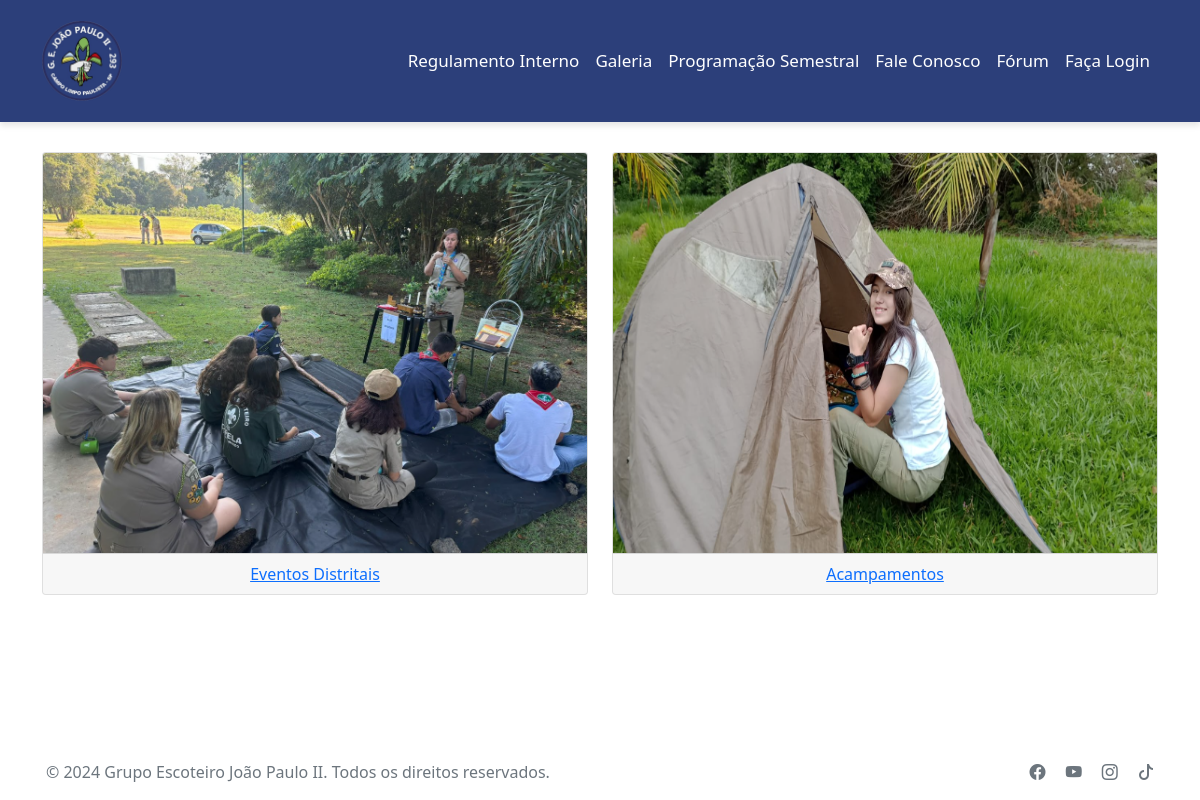
/backend/galeria/index.php, run on the app's committed database.
### tables this page shows
CREATE TABLE `categories` (
  `id` int(11) NOT NULL,
  `name` varchar(255) NOT NULL,
  `cover_image` varchar(255) NOT NULL
);

### backend/galeria/index.php (the view, shortened to what this page needs)
<?php
$pdo = new PDO('mysql:host=localhost;dbname=jpii', 'root', '');
$stmt = $pdo->query("SELECT * FROM categories");
$categories = $stmt->fetchAll(PDO::FETCH_ASSOC);
$logged = false;
?>
<!DOCTYPE html>
<html lang="pt-br">
<head>
    <link rel="stylesheet" href="../../frontend/public/css/teste.css">
    <link href="https://cdn.jsdelivr.net/npm/bootstrap@5.0.2/dist/css/bootstrap.min.css" rel="stylesheet">
    <link rel="stylesheet" href="https://cdn.jsdelivr.net/npm/bootstrap-icons@1.10.3/font/bootstrap-icons.css">
</head>
<body>
<nav class="navbar navbar-expand-lg py-3 fixed-top custom-navbar">
    <div class="container">
      <a class="navbar-brand" href="../../frontend/principal/index.php">
        <img src="../../frontend/public/imagens/recursos/logo.png " height="80rem" width="80rem" alt="Logo" height="40">
      </a>
      <div class="collapse navbar-collapse justify-content-end" id="navbarNav">
        <ul class="navbar-nav">
          <li class="nav-item">
          <a class="nav-link active" aria-current="page" target="blank" href="../../frontend/public/docs/POR_2013_19_V2.pdf">Regulamento Interno</a>
          </li>
          <li class="nav-item">
            <a class="nav-link" href="../../backend/galeria/index.php">Galeria</a>
          </li>
          <li class="nav-item">
            <a class="nav-link" href="../../backend/Evento/index.php">Programação Semestral</a>
          </li>
          <li class="nav-item">
            <a class="nav-link" href="../../backend/mailer/fale.php">Fale Conosco</a>
          </li>
          <li class="nav-item">
            <a class="nav-link" href="../../backend/forum/main.php">Fórum</a>
          </li>
          <?php
          if($logged){
            if($_SESSION['tipo']>=1){
              echo '<li class="nav-item">
                <a class="nav-link" href="../../backend/loja/loja.php">Loja</a>
              </li>';
            }
            if($_SESSION['tipo']==2){
              echo '<li class="nav-item">
                <a class="nav-link" href="../../backend/adm/index_mod.php">MOD</a>
              </li>';
            }
            if($_SESSION['tipo']==3){
              echo '<li class="nav-item">
                <a class="nav-link" href="../../backend/adm/index_adm.php">ADM</a>
              </li>';
            }
            echo '<li class="nav-item">
            <a class="nav-link" href="../../frontend/principal/user.php?id='.$_SESSION["userid"].'">'.$_SESSION["nome"].'</a>
                <li class="nav-item">
            <a class="nav-link" href="../../backend/notificacoes/index.php"><img src="../../frontend/public/imagens/recursos/sino.png" width="20px"></a>
              </li>';
          }
          else{
            echo '<li class="nav-item">
                <a class="nav-link" href="../../backend/login/login.php">Faça Login</a>
              </li>';
          }
            ?>
        </ul>
      </div>
    </div>
  </nav><br>
    <br><div class="content"><br>
    <h1>Galeria de Imagens</h1><br>
    <div class="container">
  <div class="row">
    <?php foreach ($categories as $category): ?>
        <div class="col">
        <div class="card-deck">
  <div class="card">
    <img class="card-img-top" src="uploads/<?= htmlspecialchars($category['cover_image']) ?>" alt="Card image cap">
    <div class="card-footer">
    <a href="category_img.php?categoria=<?= htmlspecialchars($category['name']) ?>"><?= htmlspecialchars($category['name']) ?><small class="text-muted"></small></a>
    </div>
  </div>
</div>
    </div>
    <?php endforeach; ?>
  </div>
  </div>
    </div>
    <footer class="footer text-center text-lg-start d-flex fixed-bottom w-100 justify-content-between align-items-center">
    <div class="container p-3 d-flex justify-content-between w-100">
      <span class="text-muted">© 2024 Grupo Escoteiro João Paulo II. Todos os direitos reservados.</span>
      <div class="social-icons">
        <a href="https://www.facebook.com/GrupoescoteirojoaopauloII?mibextid=ZbWKwL" target="_blank" class="text-muted me-3">
          <i class="bi bi-facebook"></i>
        </a>
        <a href="https://youtube.com/@gejoaopauloii?si=8nJBM0zWxWBofH_V" target="_blank" class="text-muted me-3">
          <i class="bi bi-youtube"></i>
        </a>
        <a href="https://www.instagram.com/ge_joaopaulo2?igsh=MWFiOTA2OTFxYW11" target="_blank" class="text-muted me-3">
          <i class="bi bi-instagram"></i>
        </a>
        <a href="https://www.tiktok.com/@ge._joaopauloii?_t=8nG7cVdsBGQ&_r=1" target="_blank" class="text-muted">
          <i class="bi bi-tiktok"></i>
        </a>
      </div>
    </div>
  </footer>
</body>
</html>

### frontend/public/css/teste.css (style rules this page uses)
:root { --color-white: #fff; --color-dark1: rgb(39, 39, 39); --color-dark2: #2d2d2d; --color-dark3: #414141; --color-dark4: #1c1c1c; --color-dark5: #343434; --color-blue1: #3ab2d6; --color-blue: #2C3F7A; --color-g: #81B973; --button-color: #C6CCC8; --lobinho: #fdb813; --escoteiro: #00793a; --senior: #a61744; --pioneiro: #c00d0e; }
.custom-navbar { background-color: #2C3F7A; color: white; }
.custom-navbar a { color: white; font-size: 17px; }
.content { text-align: center; margin: 0px; width: 100%; display: flex; justify-content: center; flex-direction: column; align-items: center; }
.card img { height: 25rem; }
.navbar { box-shadow: 0 4px 6px rgba(0, 0, 0, 0.1); }
.navbar-brand img { transition: transform 0.2s ease; }
.nav-link { color: #ffffff !important; font-weight: 500; transition: color 0.3s ease; }
.footer a { text-decoration: none; }
.footer { background-color: white; }
body { width: 50%; margin: 100px auto; background-color: lightgray; font-family: 'Kanit', sans-serif; }
body { width: 100%; }

### data on the page
categories: cover_image (picture), name "Eventos Distritais"
categories: cover_image (picture), name "Acampamentos"
